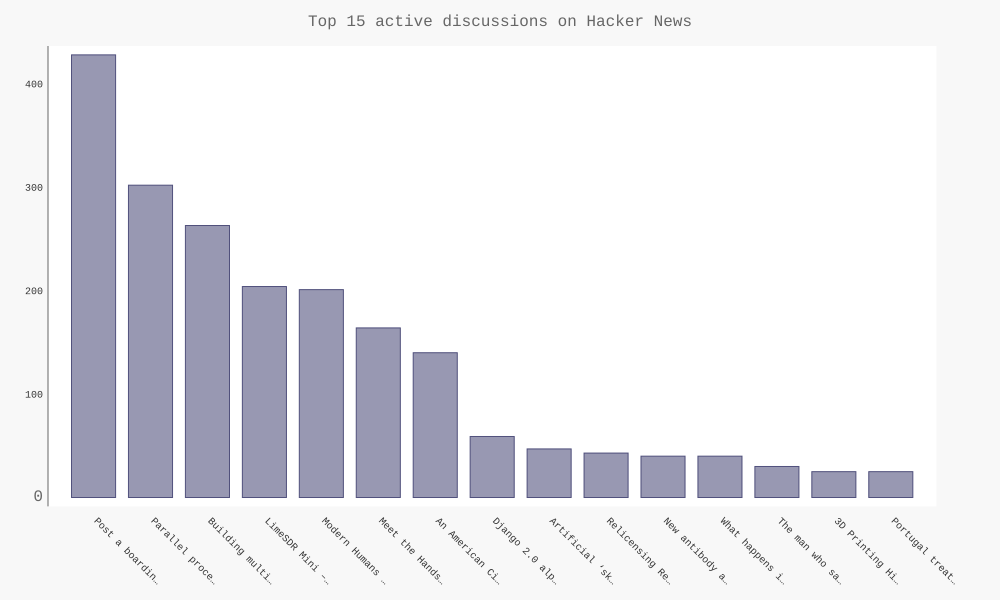

Source code (Python):
# 23.09.2017
import requests
import pygal
from operator import itemgetter
from pygal.style import LightColorizedStyle as LCS, LightenStyle as LS

# Make an API call, and store the response.
url = 'https://hacker-news.firebaseio.com/v0/topstories.json'
r = requests.get(url)
print("Status code:", r.status_code)

# Process information about each submission.
submission_ids = r.json()
names, submission_dicts = [], []
for submission_id in submission_ids[:30]:
    # Make a separate API call for each submission.
    url = ('https://hacker-news.firebaseio.com/v0/item/' +
           str(submission_id) + '.json')
    submission_r = requests.get(url)
    response_dict = submission_r.json()
    names.append(response_dict['title'])
    submission_dict = {
        'value': response_dict.get('descendants', 0),
        'xlink': 'http://news.ycombinator.com/item?id=' + str(submission_id),
    }
    submission_dicts.append(submission_dict)
    submission_dicts = sorted(submission_dicts, key=itemgetter('value'),
                              reverse=True)

# Make visualization.
my_style = LS('#333366', base_style=LCS)
my_style.title_font_size = 16
my_style.major_label_font_size = 16

my_config = pygal.Config()
my_config.x_label_rotation = 45
my_config.show_legend = False
my_config.truncate_label = 15
my_config.show_y_guides = False
my_config.width = 1000

chart = pygal.Bar(my_config, style=my_style)
chart.title = 'Top 15 active discussions on Hacker News'
chart.x_labels = names[:15]

chart.add('', submission_dicts[:15])
chart.render_to_file('hn_repos.svg')
